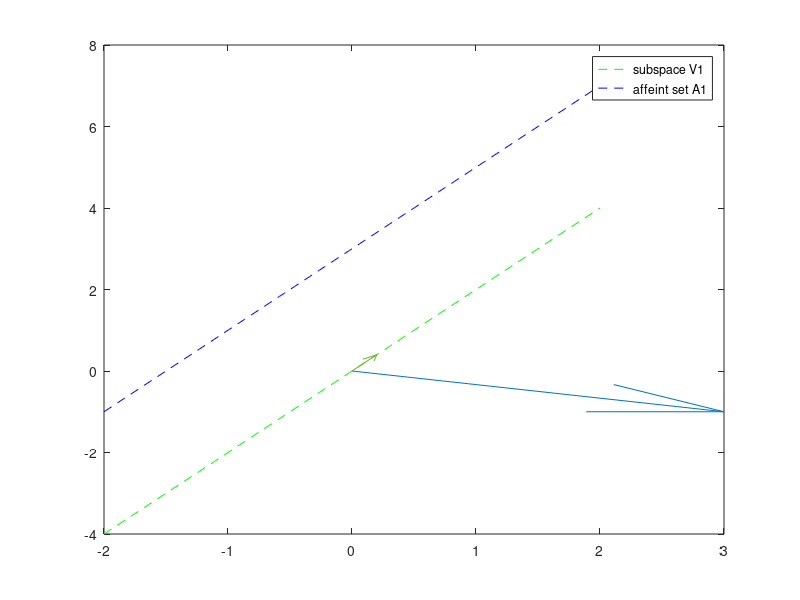

MATLAB code for this plot: (Note: this script raises an error after producing the figure.)
close all; clc;
%[x,y] = meshgrid(-2:0.2:2,-2:0.2:2);
x=linspace(-2,2);
y=linspace(-2,2);
origin=[0 0];
x1=[3 -1];
x2=[2;1;-5];
x3=[3;0;-1;2;2];

v1=[1 2];

figure
drawArrow = @(j,k) quiver(j(1),j(1),k(1),k(2),0);
drawArrow(origin,x1); 
hold on
y=v1(2)/v1(1)*x;
l1=plot(x,y,'g--');
hold on
A1=v1(2)/v1(1)*(x+1)+1;
l2=plot(x,A1,'b--');
legend([l1,l2],'subspace V1','affeint set A1');
hold on

proj11=1/5.*v1;
q=drawArrow(origin,proj11);
q.LineWidth=2;
q.DisplayName='projection';

axis equal
hold on
